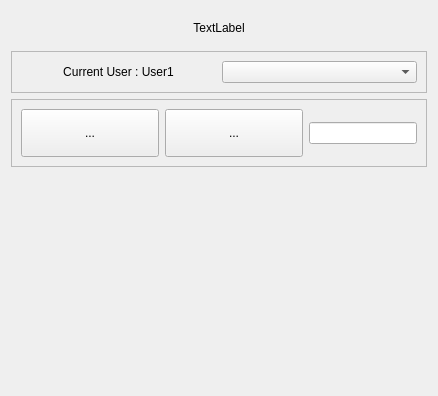
<?xml version="1.0" encoding="UTF-8"?>
<ui version="4.0">
 <class>Form</class>
 <widget class="QWidget" name="Form">
  <property name="geometry">
   <rect>
    <x>0</x>
    <y>0</y>
    <width>438</width>
    <height>396</height>
   </rect>
  </property>
  <property name="windowTitle">
   <string>Form</string>
  </property>
  <layout class="QVBoxLayout" name="verticalLayout" stretch="1,1,2,0">
   <item>
    <widget class="QLabel" name="label">
     <property name="text">
      <string>TextLabel</string>
     </property>
     <property name="alignment">
      <set>Qt::AlignCenter</set>
     </property>
    </widget>
   </item>
   <item>
    <widget class="QFrame" name="frame_2">
     <property name="frameShape">
      <enum>QFrame::StyledPanel</enum>
     </property>
     <property name="frameShadow">
      <enum>QFrame::Raised</enum>
     </property>
     <layout class="QHBoxLayout" name="horizontalLayout_2">
      <item>
       <widget class="QLabel" name="label_2">
        <property name="text">
         <string>Current User : User1</string>
        </property>
        <property name="alignment">
         <set>Qt::AlignCenter</set>
        </property>
       </widget>
      </item>
      <item>
       <widget class="QComboBox" name="comboBox">
        <property name="sizePolicy">
         <sizepolicy hsizetype="Preferred" vsizetype="Preferred">
          <horstretch>0</horstretch>
          <verstretch>0</verstretch>
         </sizepolicy>
        </property>
       </widget>
      </item>
     </layout>
    </widget>
   </item>
   <item>
    <widget class="QFrame" name="frame">
     <property name="frameShape">
      <enum>QFrame::StyledPanel</enum>
     </property>
     <property name="frameShadow">
      <enum>QFrame::Raised</enum>
     </property>
     <layout class="QHBoxLayout" name="horizontalLayout" stretch="1,1,0">
      <item>
       <widget class="QToolButton" name="toolButton_2">
        <property name="sizePolicy">
         <sizepolicy hsizetype="Preferred" vsizetype="Preferred">
          <horstretch>0</horstretch>
          <verstretch>0</verstretch>
         </sizepolicy>
        </property>
        <property name="text">
         <string>...</string>
        </property>
       </widget>
      </item>
      <item>
       <widget class="QToolButton" name="toolButton">
        <property name="sizePolicy">
         <sizepolicy hsizetype="Preferred" vsizetype="Preferred">
          <horstretch>0</horstretch>
          <verstretch>0</verstretch>
         </sizepolicy>
        </property>
        <property name="minimumSize">
         <size>
          <width>10</width>
          <height>10</height>
         </size>
        </property>
        <property name="maximumSize">
         <size>
          <width>16777214</width>
          <height>16777215</height>
         </size>
        </property>
        <property name="text">
         <string>...</string>
        </property>
       </widget>
      </item>
      <item>
       <widget class="QLineEdit" name="lineEdit"/>
      </item>
     </layout>
    </widget>
   </item>
   <item>
    <spacer name="verticalSpacer">
     <property name="orientation">
      <enum>Qt::Vertical</enum>
     </property>
     <property name="sizeHint" stdset="0">
      <size>
       <width>20</width>
       <height>218</height>
      </size>
     </property>
    </spacer>
   </item>
  </layout>
 </widget>
 <resources/>
 <connections/>
</ui>
